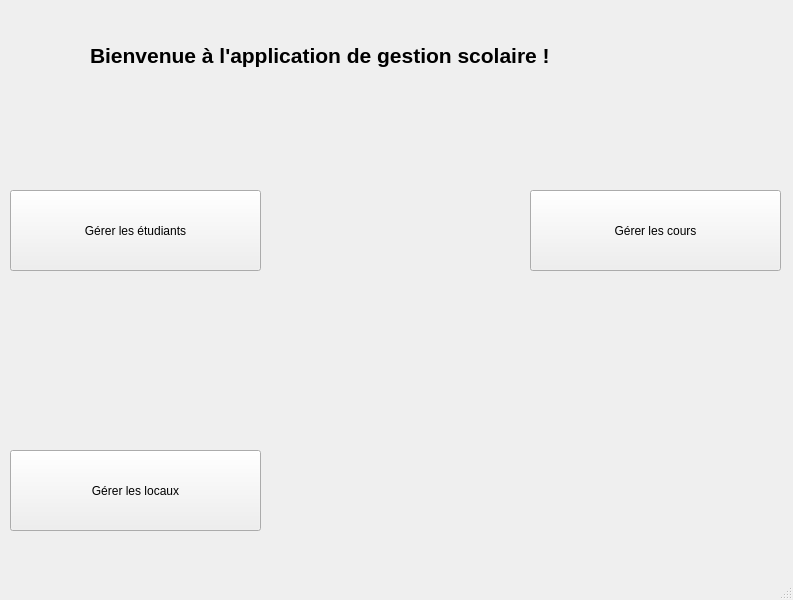
<?xml version="1.0" encoding="UTF-8"?>
<ui version="4.0">
 <class>MainWindow</class>
 <widget class="QMainWindow" name="MainWindow">
  <property name="geometry">
   <rect>
    <x>0</x>
    <y>0</y>
    <width>793</width>
    <height>600</height>
   </rect>
  </property>
  <property name="windowTitle">
   <string>MainWindow</string>
  </property>
  <widget class="QWidget" name="centralwidget">
   <widget class="QLabel" name="labelAccueil">
    <property name="geometry">
     <rect>
      <x>90</x>
      <y>20</y>
      <width>621</width>
      <height>71</height>
     </rect>
    </property>
    <property name="font">
     <font>
      <pointsize>16</pointsize>
      <weight>75</weight>
      <bold>true</bold>
     </font>
    </property>
    <property name="text">
     <string>Bienvenue à l'application de gestion scolaire !</string>
    </property>
   </widget>
   <widget class="QPushButton" name="pushButtonGererEtudiants">
    <property name="geometry">
     <rect>
      <x>10</x>
      <y>190</y>
      <width>251</width>
      <height>81</height>
     </rect>
    </property>
    <property name="text">
     <string>Gérer les étudiants</string>
    </property>
   </widget>
   <widget class="QPushButton" name="pushButtonGererCours">
    <property name="geometry">
     <rect>
      <x>530</x>
      <y>190</y>
      <width>251</width>
      <height>81</height>
     </rect>
    </property>
    <property name="text">
     <string>Gérer les cours</string>
    </property>
   </widget>
   <widget class="QPushButton" name="pushButtonGererLocaux">
    <property name="geometry">
     <rect>
      <x>10</x>
      <y>450</y>
      <width>251</width>
      <height>81</height>
     </rect>
    </property>
    <property name="text">
     <string>Gérer les locaux</string>
    </property>
   </widget>
  </widget>
  <widget class="QMenuBar" name="menubar">
   <property name="geometry">
    <rect>
     <x>0</x>
     <y>0</y>
     <width>793</width>
     <height>26</height>
    </rect>
   </property>
  </widget>
  <widget class="QStatusBar" name="statusbar"/>
 </widget>
 <resources/>
 <connections/>
</ui>
